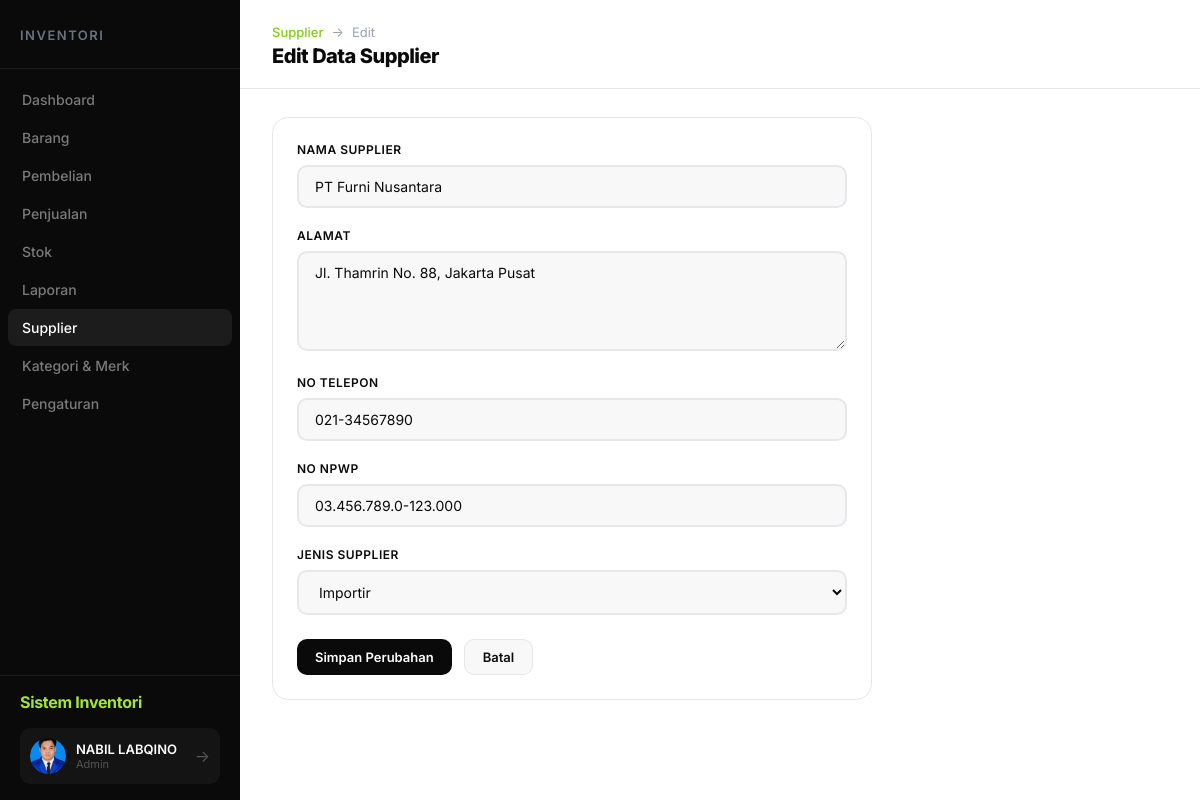
Before: /supplier/KoreksiSupplier.php?id=3 (signed in) with the older database file.
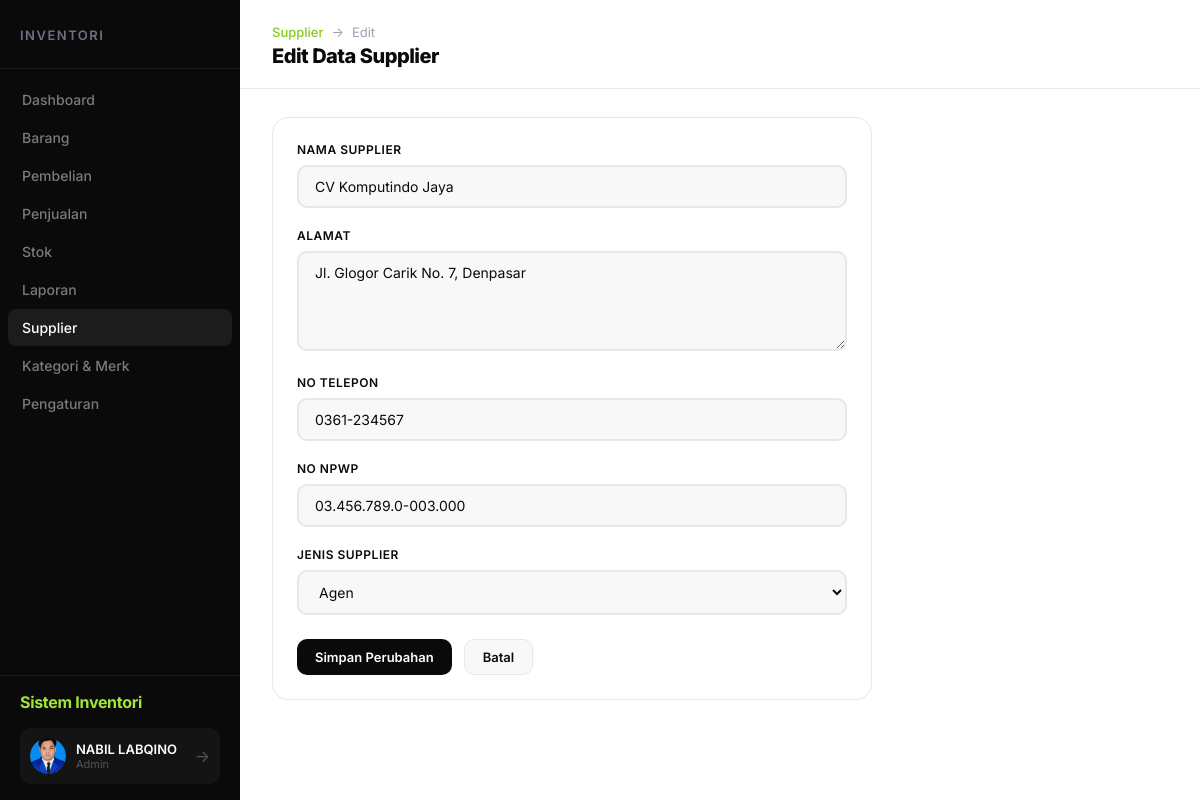
After: the same page with the newer database file.
### tables this page shows
CREATE TABLE `supplier` (
  `id_supplier` int(11) NOT NULL,
  `nama` varchar(100) NOT NULL,
  `alamat` text DEFAULT NULL,
  `no_telp` varchar(20) DEFAULT NULL,
  `no_npwp` varchar(20) DEFAULT NULL,
  `jenis_supplier` varchar(20) NOT NULL
);

### supplier/KoreksiSupplier.php (the view, shortened to what this page needs)
<?php
include "../koneksi.php";
$id = $_GET['id'] ?? '';
$stmt = $koneksi->prepare("SELECT * FROM supplier WHERE id_supplier = ?");
$stmt->execute([$id]);
$row = $stmt->fetch();
?>
<!DOCTYPE html>
<html lang="id">
<head>
    <link rel="stylesheet" href="../css/dashboard.css">
</head>
<body>
    <div class="dashboard">
        <?php include '../includes/sidebar.php'; ?>
        <main class="main">
            <header class="header">
                <div>
                    <div class="breadcrumb">
                        <a href="TampilSupplier.php">Supplier</a>
                        <span>→</span>
                        <span>Edit</span>
                    </div>
                    <h1 class="page-title">Edit Data Supplier</h1>
                </div>
            </header>
            <div class="content">
                <div class="card" style="max-width: 600px;">
                    <form action="SimpanKoreksiSupplier.php" method="POST">
                        <div class="form-group">
                            <label class="form-label">Nama Supplier</label>
                            <input type="text" name="nama" class="form-control" required minlength="3"
                                value="<?= htmlspecialchars($row['nama']) ?>">
                        </div>
                        <div class="form-group">
                            <label class="form-label">Alamat</label>
                            <textarea name="alamat" class="form-control" required
                                rows="3"><?= htmlspecialchars($row['alamat']) ?></textarea>
                        </div>
                        <div class="form-group">
                            <label class="form-label">No Telepon</label>
                            <input type="tel" name="no_telp" class="form-control" required
                                value="<?= htmlspecialchars($row['no_telp']) ?>">
                        </div>
                        <div class="form-group">
                            <label class="form-label">No NPWP</label>
                            <input type="text" name="no_npwp" class="form-control" maxlength="20"
                                value="<?= htmlspecialchars($row['no_npwp']) ?>">
                        </div>
                        <div class="form-group">
                            <label class="form-label">Jenis Supplier</label>
                            <select name="jenis_supplier" class="form-control" required>
                                <option value="Agen" <?= $row['jenis_supplier'] == 'Agen' ? 'selected' : '' ?>>Agen</option>
                                <option value="Importir" <?= $row['jenis_supplier'] == 'Importir' ? 'selected' : '' ?>>Importir</option>
                            </select>
                        </div>
                        <div style="display: flex; gap: 12px; margin-top: 24px;">
                            <button type="submit" class="btn btn-primary">Simpan Perubahan</button>
                            <a href="TampilSupplier.php" class="btn btn-secondary">Batal</a>
                        </div>
                    </form>
                </div>
            </div>
        </main>
    </div>
</body>
</html>

Changed rows visible on the page:
changed supplier: nama "PT Furni Nusantara" → "CV Komputindo Jaya"; alamat "Jl. Thamrin No. 88, Jakarta Pusat" → "Jl. Glogor Carik No. 7, Denpasar"; no_telp "021-34567890" → "0361-234567"; no_npwp "03.456.789.0-123.000" → "03.456.789.0-003.000"; jenis_supplier "Importir" → "Agen"
